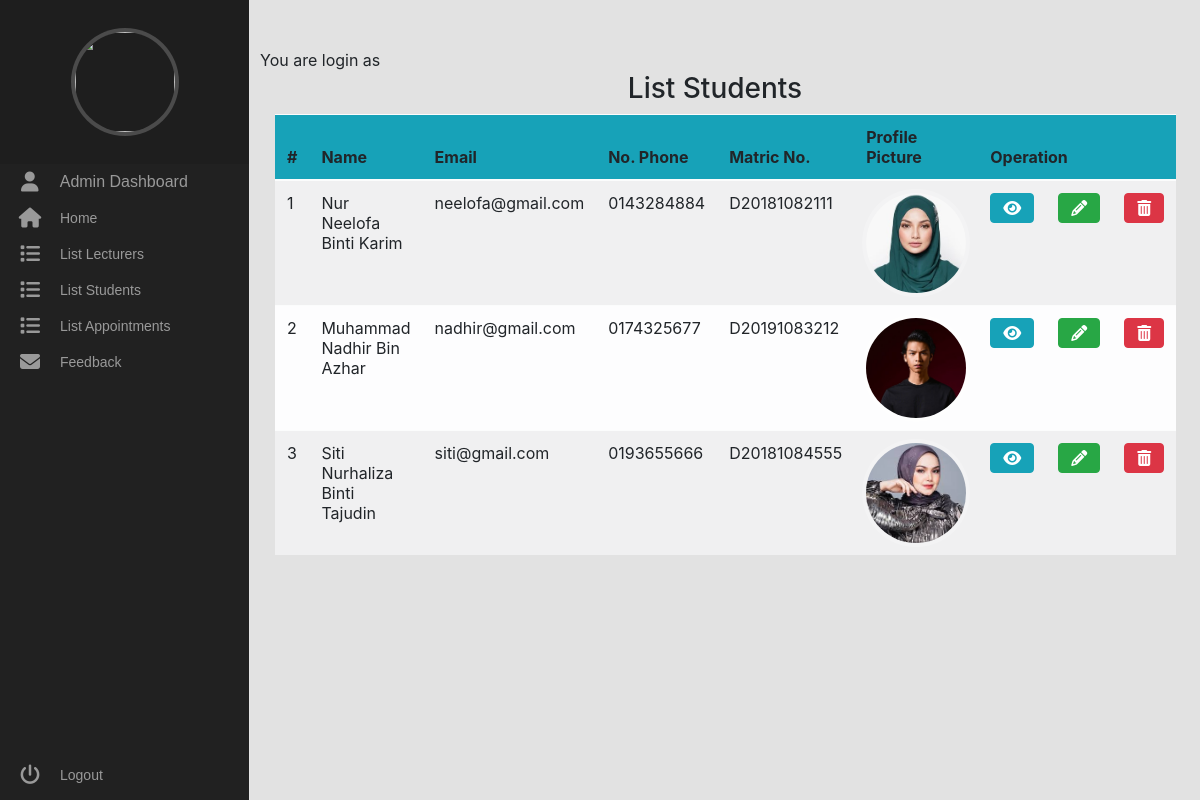
The page /admin/liststudent.php on the database its author committed.
### tables this page shows
CREATE TABLE `student` (
  `id` int(11) NOT NULL,
  `name` varchar(40) NOT NULL,
  `matric` varchar(12) NOT NULL,
  `email` varchar(25) NOT NULL,
  `password` varchar(8) NOT NULL,
  `profile` varchar(25) NOT NULL,
  `phone` varchar(12) NOT NULL,
  `role` varchar(10) NOT NULL
);

### admin/liststudent.php (the view, shortened to what this page needs)
<?php include('dashboard.php'); ?>
<head>
  <link rel="stylesheet" href="../CSS/bootstrap.min.css" />
  <link rel="stylesheet" href="../CSS/style.css" />
</head>
<?php
	$conn = new mysqli('localhost', 'root', '', 'final');
	$result = $conn->query("SELECT * FROM student") or die($conn->error());
?>
<div class="main">
<div class = "container text-center">
<h3>List Students</h3>
			<div class = "d-flex table-data">
			<table class ="table table-striped table-light">
				<thead class ="bg-info">
					<tr>
						<th>#</th>
						<th>Name</th>
						<th>Email</th>
						<th>No. Phone</th>
						<th>Matric No.</th>
						<th>Profile Picture</th>
						<th colspan="3">Operation</th>
					</tr>
				</thead>
			<?php
			$i = 0;
				while ($row = $result->fetch_array()):
					$name = $row['name'];
					$email = $row['email'];
                    $phone = $row['phone'];
                    $matric = $row['matric'];
					$profile = $row['profile'];
			$i++;
			?>
					<tr>
						<td><?php echo $i; ?></td>
						<td><?php echo $name; ?></td>
						<td ><?php echo $email ?></td>
						<td><?php echo $phone; ?></td>
						<td><?php echo $matric; ?></td>
						<td><img src= "../student/profile/<?php echo $profile; ?>" width="150"></td>
        <td><button title="Details" type="button" class="btn btn-info" aria-label="Left Align" onclick="location.href='viewstudent.php?id=<?php echo $row['id']?>'">
				<i class="fas fa-eye" aria-label="true"></i>
				</button>
				<td><button title="Update" type="button" class="btn btn-success" aria-label="Left Align" onclick="location.href='updatestudent.php?id=<?php echo $row['id']?>'">
					<i class="fas fa-pencil-alt" aria-label="true"></i>
				</button>
				<td><button title="Delete" type="button" class="btn btn-danger" aria-label="Left Align" onclick="location.href='deletestudent.php?id=<?php echo $row['id']?>'">
					<i class="fas fa-trash-alt" aria-label="true"></i>
				</button>
			</td>
					</tr>
				<?php endwhile; ?>
			</table>
		</div>
           <br> <br> <br>
</div>

### admin/dashboard.php (shortened to what this page needs)
<html>
<head>
  <link rel="stylesheet" href="../CSS/bootstrap.min.css" />
  <link rel="stylesheet" href="../CSS/style.css" />
  <link rel="stylesheet" href="../CSS/dashboard.css" />
</head>
  <body>
    <div class="area">
    <div class="main"><br>
		<br>You are login as
    ?><br>
</div>
    <nav class="main-menu">
    <header class="avatar">
		<img src="profile/<?php echo $profile ?>" alt="">
    </header>
            <i class="fa fa-user fa-2x"></i>
            <span class="nav-text">Admin Dashboard </span>
        <li>
          <a href="home.php">
            <i class="fa fa-home fa-2x"></i>
            <span class="nav-text"> Home </span>
          </a>
        </li>
        <li class="has-subnav">
          <a href="listlecturers.php">
            <i class="fa fa-list fa-2x"></i>
            <span class="nav-text"> List Lecturers </span>
          </a>
        </li>
        <li class="has-subnav">
          <a href="liststudent.php">
            <i class="fa fa-list fa-2x"></i>
            <span class="nav-text"> List Students </span>
          </a>
        </li>
        <li class="has-subnav">
          <a href="listappointment.php">
            <i class="fa fa-list fa-2x"></i>
            <span class="nav-text"> List Appointments </span>
          </a>
        </li>
        <li>
          <a href="contactus.php">
            <i class="fa fa-envelope fa-2x"></i>
            <span class="nav-text"> Feedback </span>
          </a>
        </li>
      <ul class="logout">
        <li>
          <a href="../logout.php">
            <i class="fa fa-power-off fa-2x"></i>
            <span class="nav-text"> Logout </span>
          </a>
        </li>
      </ul>
    </nav>
  </body>
</html>

### CSS/style.css (style rules this page uses)
.fa-2x { font-size: 2em; }
.fa { position: relative; display: table-cell; width: 60px; height: 36px; text-align: center; vertical-align: middle; font-size: 20px; color: #999; }
.main-menu { background: #212121; border-right: 1px solid #e5e5e5; position: absolute; top: 0; bottom: 0; height: 100%; left: 0; width: 250px; }
.main-menu > ul { margin: 7px 0; }
.main-menu li { position: relative; display: block; width: 250px; }
.main-menu li > a { position: relative; display: table; border-collapse: collapse; border-spacing: 0; color: #999; font-family: arial; font-size: 14px; text-decoration: none; }
.main-menu .nav-text { position: relative; display: table-cell; vertical-align: middle; width: 190px; font-family: "Titillium Web", sans-serif; color: #999; }
.main-menu > ul.logout { position: absolute; left: 0; bottom: 0; }
nav { -webkit-user-select: none; -moz-user-select: none; -ms-user-select: none; -o-user-select: none; user-select: none; }
nav ul, nav li { outline: 0; margin: 0; padding: 0; }
.area { float: left; background: #e2e2e2; width: 100%; height: 100%; }
.avatar { background: rgba(0, 0, 0, 0.1); padding: 2em 0.5em; text-align: center; }
img { width: 100px; border-radius: 50%; box-shadow: 0 0 0 4px rgba(255, 255, 255, 0.2); }
.main { margin-left: 230px; padding: 0px 30px; }

### CSS/dashboard.css (style rules this page uses)
body { background: #f8f8f8; }

### rows shown on the page
student: name "Nur Neelofa Binti Karim", email "neelofa@gmail.com", phone "0143284884", matric "D20181082111", profile (picture)
student: name "Muhammad Nadhir Bin Azhar", email "nadhir@gmail.com", phone "0174325677", matric "D20191083212", profile (picture)
student: name "Siti Nurhaliza Binti Tajudin", email "siti@gmail.com", phone "0193655666", matric "D20181084555", profile (picture)
